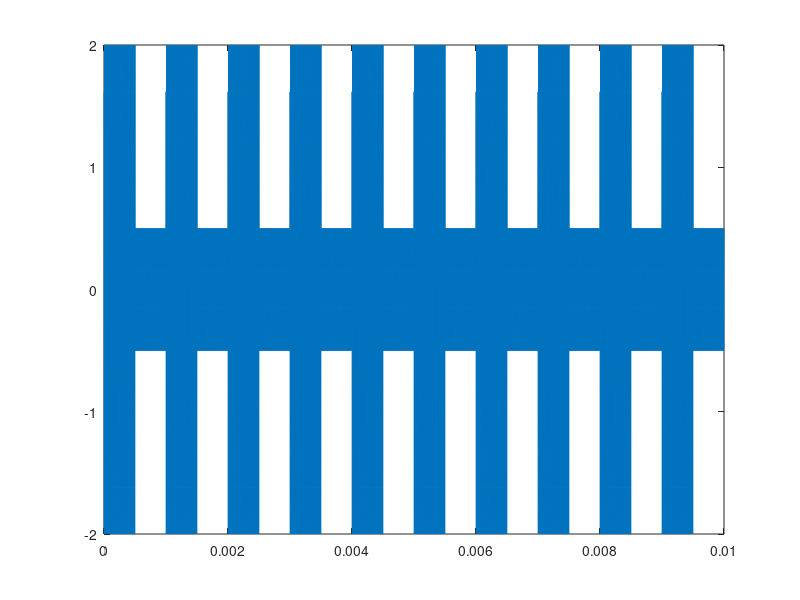
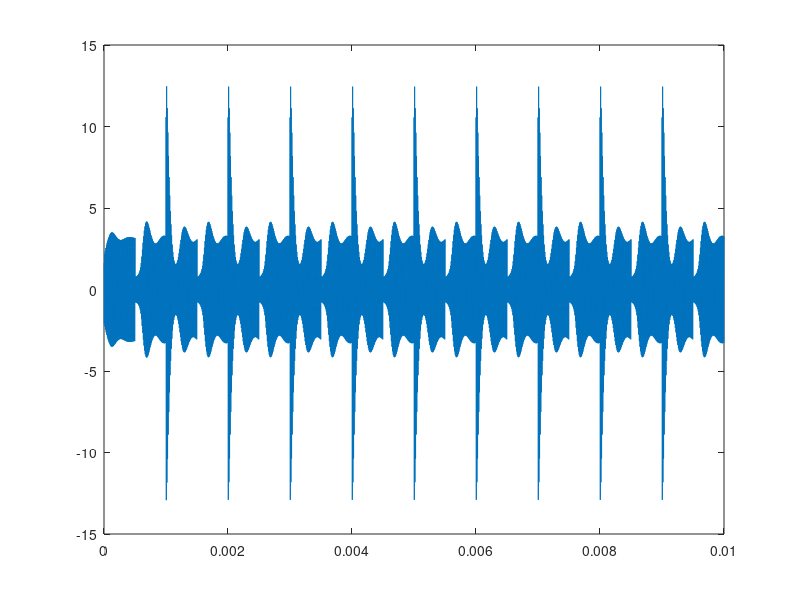

Here is the MATLAB script that generated these plots, in order:
amp1=2;
 amp2=0.5;
 Tt=0.01;
 Tr=1e-3;
 fs=1e6;
 fc=1e5;
 N=round(Tt/Tr);
 x1=[amp1.*ones(Tr*fs/2,1);amp2.*ones(Tr*fs/2,1)];
 t=(1/fs:1/fs:Tt)';
 x=repmat(x1,N,1).*cos(2*pi*fc.*t);
 figure
 plot(t,x)
 hold on
 A=1;
 %%
 % checkwav
 % z=zeros(length(x)/N,1);
 % for i=1:length(z)
 %     z(i)=(1/N)*(sum(x((i)*10-9:i*10,:))^2);
 % end
 % figure
 % plot(linspace(0,0.01,length(z)),z)
 % hold on
 % %%
 % % error Voltage
 % errorv=zeros(length(x)/N,1);
 % errorv=A-log(z);
 % figure
 % plot(errorv)
 % hold on
 % %%
 % %环路增益
 % g=K*sum(errorv);
 AveragingLength=100;%环路滤波器增益(dB)
 g=0;
 reflevel = 10;
 ref = log(reflevel);%设置步长因子
 StepSize = 0.01;
 K = StepSize;%设置最大增益
 maxGain_dB =60;
 maxGain=10^(maxGain_dB/10);
 N=length(x);
 %powX平方律检波器的输出
 for p=1:N
     y(p)=x(p)*exp(g);
 if(p>AveragingLength)
 powX(p)= 2*mean(y(p-AveragingLength:p).^2);
 else
 powX(p)= 2*mean(y(1:p).^2);
 end
 %对数放大
%对数放大
 logZ =log(powX(p));%误差电压
 e= ref - logZ;
 g = min(g+K*e, maxGain);
 end
 figure
 plot(t,y)